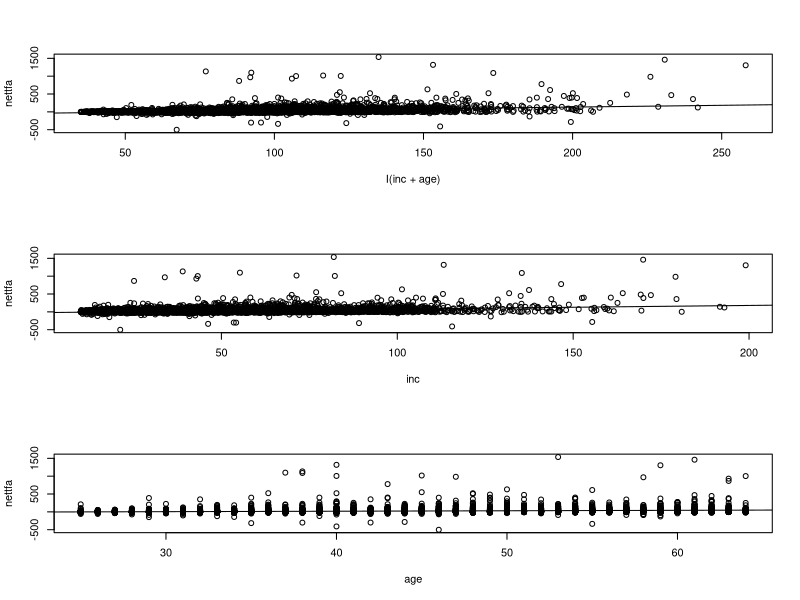

Reproduce this figure in R.
# Basic for Quantitaive
# homework 02
# name : 손승한
# student number : 2021711370

# Question 1 : 

# --- Data Setting start ---

# change directory
getwd()
setwd("/Users/thorp/R_script/R-Basic-for-Quantitaive/practice/homework2")

# Input file : 401ksubs_description.txt
desc = readLines("401ksubs_description.txt")

# extracts column names from _description.txt
count = 0
column_name = NULL

for(row in desc){
  
  if(row == ""){
    count = count + 1
  }
  if(count == 1){
    column_name <- append(column_name, unlist(strsplit(row, " ")))
  }else if(count == 2){
    break
  }
}

column_name = column_name[!(column_name %in% c(""))] # vector에서 "" 값 삭제.

# Install & Import package : readxl
install.packages("readxl")
library("readxl")

# Input file : 401ksubs.xls
data_set <- read_excel(
  "401ksubs.xls", sheet = "401ksubs",
  col_names = column_name, skip = 0 # (skip = 0)
)

# --- Data Setting end ---

# Problem 1: How many married couples without children at home are in the data set?

couples_without_children = subset(data_set, marr==1 & fsize==2)
couples_without_children_count = nrow(couples_without_children)
sprintf("couples without children : %d", couples_without_children_count)


# Problem 2: Use OLS to estimate the model

ols = lm(nettfa ~ I(inc + age), data = data_set)
ols2 = lm(nettfa ~ inc, data = data_set)
ols3 = lm(nettfa ~ age, data = data_set)

summary(ols)
summary(ols2)
summary(ols3)
par(mfrow = c(3,1))

plot(nettfa ~ I(inc + age), data = data_set)
abline(ols)
plot(nettfa ~ inc, data = data_set)
abline(ols2)
plot(nettfa ~ age, data = data_set)
abline(ols3)
# coefficient estimates: 0.96722
# Multiple R-squared: 0.1689
# Interpret the slope coefficients: 
# Are there any surprises in the slope estimates?

# Problem 3: 
# Is age statistically significant?
# inc+age Multiple R-squared : 0.1689
# inc     Multiple R-squared : 0.1418
# 연령은 통계적으로 유의합니다. 왜냐하면, 나이를 더했을 경우 R-squared가 0.0271 증가하기 때문입니다.

# Obtain the 95% confidence interval of 𝛽2

# Problem 4: 
# Does the intercept from the regression in part (2) have an interesting meaning? Explain


# Problem 5: Find the p value for the test H0: 𝛽2=1 against H1: 𝛽2≠1. Do you reject the null hypothesis at the 1% significant level?


# Problem 6: Find the p value for the test H0: 𝛽2=1 against H1: 𝛽2>1. Do you reject the null hypothesis at the 1% significant level?


intercept <- ols$coefficients[[1]]
sprintf("Intercept of the equation : %f", intercept)
coefficient <- ols$coefficients[[2]]
sprintf("Coefficient of the equation : %f", coefficient)
